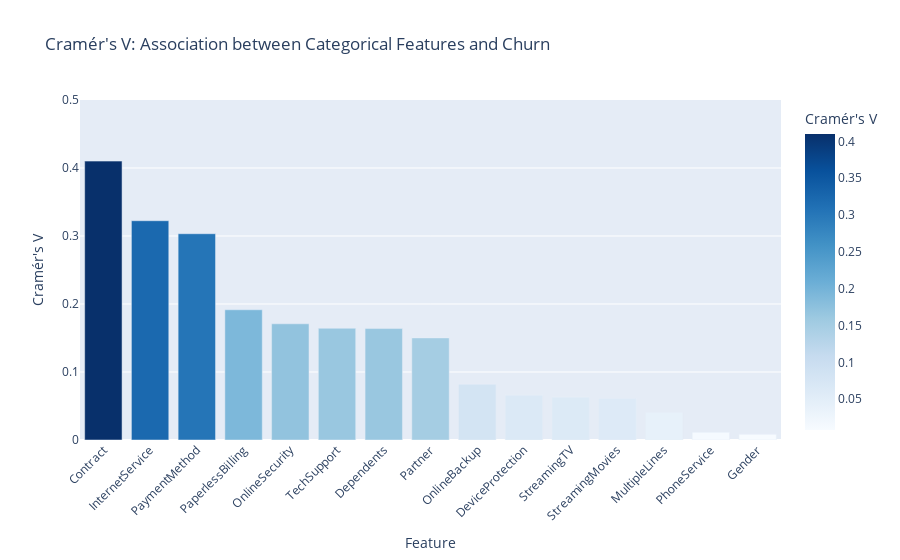

The notebook cell saved with this chart:
### Code cell
import plotly.express as px
import pandas as pd

# Your Cramér’s V values
cramer_data = pd.DataFrame({
    'Feature': [
        'Contract', 'InternetService', 'PaymentMethod', 'PaperlessBilling',
        'OnlineSecurity', 'TechSupport', 'Dependents', 'Partner',
        'OnlineBackup', 'DeviceProtection', 'StreamingTV', 'StreamingMovies',
        'MultipleLines', 'PhoneService', 'Gender'
    ],
    'CramersV': [
        0.410116, 0.322455, 0.303359, 0.191498, 0.170871,
        0.164319, 0.163870, 0.150126, 0.081917, 0.065821,
        0.062897, 0.061052, 0.040109, 0.011398, 0.008291
    ]
})

# Sort values (optional, already sorted)
cramer_data = cramer_data.sort_values(by='CramersV', ascending=False)

# Plot using Plotly Express
fig = px.bar(
    cramer_data,
    x='Feature',
    y='CramersV',
    title="Cramér's V: Association between Categorical Features and Churn",
    labels={'CramersV': "Cramér's V"},
    color='CramersV',
    color_continuous_scale='Blues'
)

fig.update_layout(
    xaxis_tickangle=-45,
    yaxis=dict(range=[0, 0.5])  # Adjust if needed
)

fig.show()

### Figure 1 — Plotly figure (JSON) as saved in the notebook; plotly's stock layout.template omitted (floating-point values rounded to 4 significant figures)
{"data": [{"alignmentgroup": "True", "hovertemplate": "Feature=%{x}<br>Cramér's V=%{marker.color}<extra></extra>", "legendgroup": "", "marker": {"color": [0.4101, 0.3225, 0.3034, 0.1915, 0.1709, 0.1643, 0.1639, 0.1501, 0.08192, 0.06582, 0.0629, 0.06105, 0.04011, 0.0114, 0.008291], "coloraxis": "coloraxis", "pattern": {"shape": ""}}, "name": "", "offsetgroup": "", "orientation": "v", "showlegend": false, "textposition": "auto", "type": "bar", "x": ["Contract", "InternetService", "PaymentMethod", "PaperlessBilling", "OnlineSecurity", "TechSupport", "Dependents", "Partner", "OnlineBackup", "DeviceProtection", "StreamingTV", "StreamingMovies", "MultipleLines", "PhoneService", "Gender"], "xaxis": "x", "y": [0.4101, 0.3225, 0.3034, 0.1915, 0.1709, 0.1643, 0.1639, 0.1501, 0.08192, 0.06582, 0.0629, 0.06105, 0.04011, 0.0114, 0.008291], "yaxis": "y"}], "layout": {"barmode": "relative", "coloraxis": {"colorbar": {"title": {"text": "Cramér's V"}}, "colorscale": [[0, "rgb(247,251,255)"], [0.125, "rgb(222,235,247)"], [0.25, "rgb(198,219,239)"], [0.375, "rgb(158,202,225)"], [0.5, "rgb(107,174,214)"], [0.625, "rgb(66,146,198)"], [0.75, "rgb(33,113,181)"], [0.875, "rgb(8,81,156)"], [1, "rgb(8,48,107)"]]}, "legend": {"tracegroupgap": 0}, "title": {"text": "Cramér's V: Association between Categorical Features and Churn"}, "xaxis": {"anchor": "y", "domain": [0, 1], "tickangle": -45, "title": {"text": "Feature"}}, "yaxis": {"anchor": "x", "domain": [0, 1], "range": [0, 0.5], "title": {"text": "Cramér's V"}}}}
